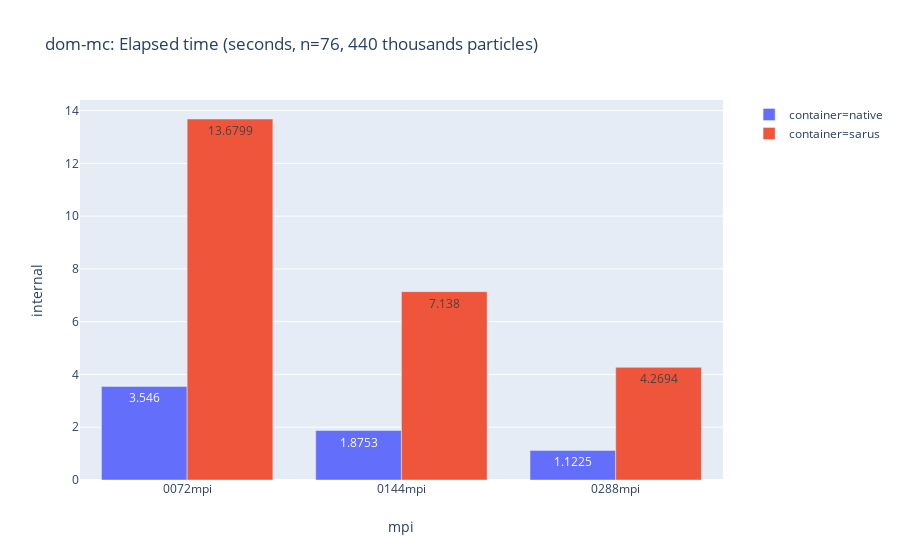

Notebook cell for this chart:
### Markdown cell above
# n=76

### Code cell
import plotly.express as px

dfjg = df[ df.n_cube.isin(['0076']) ].sort_values(['n_cube', 'mpi']) # <----- OK
# dfjg
fig = px.bar(dfjg, x='mpi', y='internal', color='container', barmode='group', title='dom-mc: Elapsed time (seconds, n=76, 440 thousands particles)', text='internal',) # height=100) 
# color='elapsed_pctg', 
fig.show()

### Figure 1 — Plotly figure (JSON) as saved in the notebook; plotly's stock layout.template omitted (floating-point values rounded to 4 significant figures)
{"data": [{"alignmentgroup": "True", "hoverlabel": {"namelength": 0}, "hovertemplate": "container=native<br>mpi=%{x}<br>internal=%{text}", "legendgroup": "container=native", "marker": {"color": "#636efa"}, "name": "container=native", "offsetgroup": "container=native", "orientation": "v", "showlegend": true, "text": [3.546, 1.875, 1.123], "textposition": "auto", "type": "bar", "x": ["0072mpi", "0144mpi", "0288mpi"], "xaxis": "x", "y": [3.546, 1.875, 1.123], "yaxis": "y"}, {"alignmentgroup": "True", "hoverlabel": {"namelength": 0}, "hovertemplate": "container=sarus<br>mpi=%{x}<br>internal=%{text}", "legendgroup": "container=sarus", "marker": {"color": "#EF553B"}, "name": "container=sarus", "offsetgroup": "container=sarus", "orientation": "v", "showlegend": true, "text": [13.68, 7.138, 4.269], "textposition": "auto", "type": "bar", "x": ["0072mpi", "0144mpi", "0288mpi"], "xaxis": "x", "y": [13.68, 7.138, 4.269], "yaxis": "y"}], "layout": {"autosize": true, "barmode": "group", "legend": {"tracegroupgap": 0}, "title": {"text": "dom-mc: Elapsed time (seconds, n=76, 440 thousands particles)"}, "xaxis": {"anchor": "y", "autorange": true, "domain": [0, 0.98], "range": [-0.5, 2.5], "title": {"text": "mpi"}, "type": "category"}, "yaxis": {"anchor": "x", "autorange": true, "domain": [0, 1], "range": [0, 14.4], "title": {"text": "internal"}, "type": "linear"}}}
